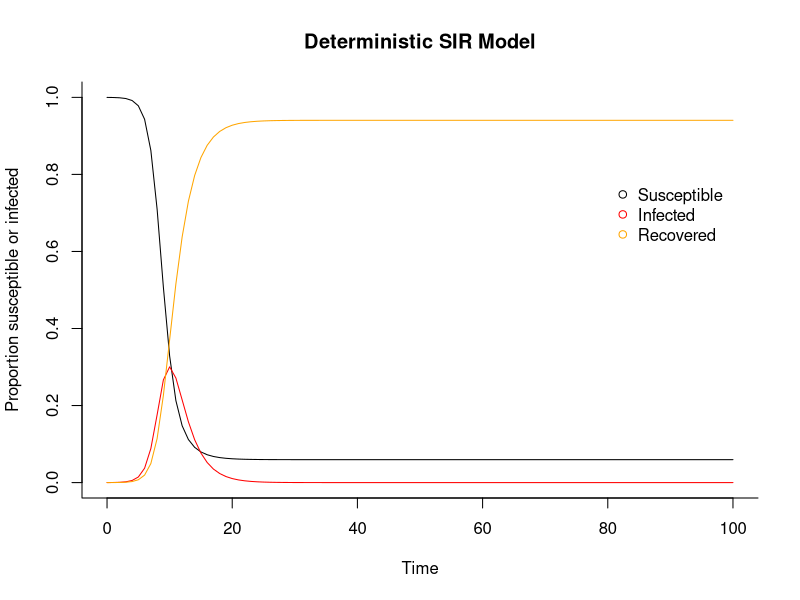
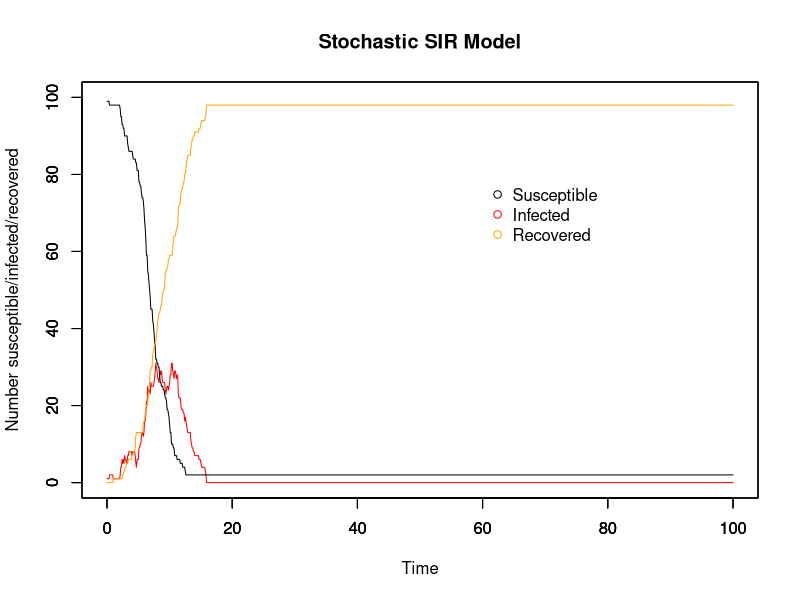

Recreate these plots in R, in order.
## ---- chunk 1
knitr::opts_chunk$set(echo = TRUE)
## ---- chunk 2
library("deSolve") #package for solving differential equations

## Make an SIS function
sir <- function(time, state, parameters) {
  
  # define model parameters in term of the natural parameters
  beta <- parameters["R0"]/parameters["D_inf"] 
  gamma <- 1/parameters["D_inf"]
  
  with(as.list(c(state, parameters)), {
    
    dS <- -beta * S * I 
    dI <-  beta * S * I - gamma * I
    dR <-  gamma * I
    
    return(list(c(dS, dI, dR)))
  })
}

#############################
### THINGS YOU CAN CHANGE ###
#############################

# Proportion in each compartment at the start
init  <- c(
  S = 1-1e-4, 
  I = 1e-4,
  R = 0
) # N = 1

## R0 = basic reproduction number, D_inf = duration of infection
parameters <- c(
  R0 = 3, 
  D_inf = 2
)

## Timeframe
times <- seq(0, 100, by = 1)

## Solve using General Solver for Ordinary Differential Equations (ode)
run <- ode(y = init, times = times, func = sir, parms = parameters)
run_det <- as.data.frame(run) # change to data frame
run_det$time <- NULL # Delete time variable

## Plot model
par(mfrow=c(1,1))

matplot(x = times, y = run_det, type = "l",
  xlab = "Time", ylab = "Proportion susceptible or infected",  main = "Deterministic SIR Model",
  lwd = 1, lty = 1, bty = "l", col = c("black","red","orange"))

## Add legend
legend(80, 0.8, c("Susceptible", "Infected", "Recovered"), pch = 1, col = c("black","red","orange"), bty = "n")
## ---- chunk 3
##########################
## Input values for SIR ##
##########################

# Time
timestep <- 0.1
times <- seq(0, 100, by = timestep)

# Initial population: N-1 susceptible, 1 infectious, 0 recovered
init.values = c(
  S = 100-1,
  I = 1,
  R = 0
)
N = sum(init.values)

# Invent some epidemic data to fit my model to
true_infectious <- (dnorm(times, 20, 4))*N
#plot(true_infectious)

###############
## The model ##
###############

# Array for holding collective disease status information for whole period of time
data <- array(0, dim =c(length(times), length(init.values)+3))
data[,1] <- times # make first column the timesteps to make plotting easier later on
  
# R0 & duration of infectiousness
R0 <- 3
D_inf <- 2
  
# Calculating probabilities that do not change with time
p <- R0 * (timestep/(D_inf*N)) # probability of effective contact
r_t <- (1/D_inf)*timestep # Recovery rate
  
# For loops for calculating the numbers susceptible, infected, and recovered at each timepoint
for (time in times){
  if (time == 0){ # Set up the number of S/I/R at time 0
    data[1,2] <- init.values["S"] # number of susceptibles at time 0
    data[1,3] <- init.values["I"] # number of infecteds at time 0
    data[1,4] <- init.values["R"] # number of recovereds at time 0
    data[1,5] <- init.values["I"] # number newly infected at time 0
    data[1,6] <- init.values["R"] # number newly recovered at time 0
      
  } else{
    whole_time <- 1/timestep * time # makes time into the whole number that it corresponds to in the array
    foi_t <- 1 - (1 - p)^data[whole_time, 3] # Force of infection at time t, affected by the number infectious at prev t
    inf <- rbinom(1, size = data[whole_time,2], prob = foi_t) # number who become infected in this timestep
    rec <- rbinom(1, size = data[whole_time,3], prob = r_t)# number who become recovered in this timestep
      
    data[whole_time+1,2] <- data[whole_time,2] - inf # number of susceptibles at other times
      
    data[whole_time+1,3] <- data[whole_time,3]  + inf - rec # number of infecteds at other times
      
    data[whole_time+1,4] <- data[whole_time,4] + rec # number of recovereds at other times
    
    data[whole_time+1,5] <- data[whole_time+1,3] - data[whole_time,3] + data[whole_time+1,4] - data[whole_time,4] # number of newly infected
    
    data[whole_time+1,6] <- data[whole_time+1,4] - data[whole_time,4] # number of newly recovered
  }
}

###############
## SIR plots ##
###############

run_stoch <- data.frame(data) # make array into a dataframe
colnames(run_stoch) <- c("time","S", "I", "R", "new_I", "new_R")

par(mfrow = c(1,1))

# Plot for SIR model
plot(x = run_stoch$time, y = run_stoch$I, type = "line", col = "red", ylim = c(0,N),
     xlab = "Time", ylab = "Number susceptible/infected/recovered", main = "Stochastic SIR Model")
par(new=T)
plot(x = run_stoch$time, y = run_stoch$S, type = "line", ylim = c(0,N), ylab = "", xlab = "") # add susceptible line
par(new=T)
plot(x = run_stoch$time, y = run_stoch$R, type = "line", col = "orange", ylim = c(0,N), ylab = "", xlab = "") # recovered

# Add legend
legend(60, 0.8*N, c("Susceptible", "Infected", "Recovered"), pch = 1, col = c("black", "red", "orange"), bty = "n")

# Plot for newly infected and newly recovered
#plot(x = run_stoch$time, y = run_stoch$new_I, type = "line", col = "red", ylim = c(0,max(run_stoch$new_I)),
#     xlab = "Time", ylab = "Number newly infected/recovered", main = "New infections/recoveries")
#par(new=T)
#plot(x = run_stoch$time, y = run_stoch$new_R, type = "line", col = "orange", ylim = c(0,max(run_stoch$new_I)), ylab = "", xlab = "") # add susceptible line
